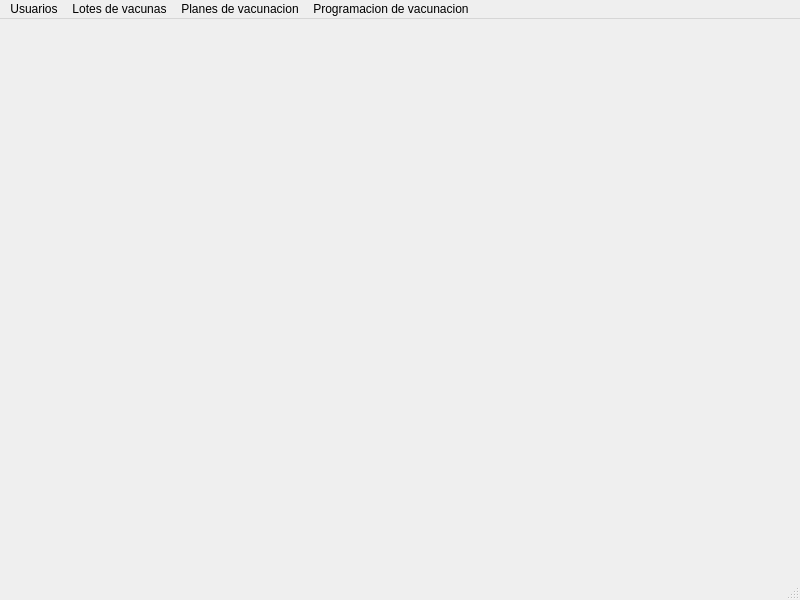
<?xml version="1.0" encoding="UTF-8"?>
<ui version="4.0">
 <class>MainWindow</class>
 <widget class="QMainWindow" name="MainWindow">
  <property name="geometry">
   <rect>
    <x>0</x>
    <y>0</y>
    <width>800</width>
    <height>600</height>
   </rect>
  </property>
  <property name="windowTitle">
   <string>MainWindow</string>
  </property>
  <widget class="QWidget" name="centralwidget"/>
  <widget class="QMenuBar" name="menubar">
   <property name="geometry">
    <rect>
     <x>0</x>
     <y>0</y>
     <width>800</width>
     <height>30</height>
    </rect>
   </property>
   <widget class="QMenu" name="menuUsuario">
    <property name="title">
     <string>Usuarios</string>
    </property>
    <addaction name="actionCrear"/>
    <addaction name="actionConsultar"/>
    <addaction name="actionDesafiliar"/>
    <addaction name="actionVacunar"/>
   </widget>
   <widget class="QMenu" name="menuLote">
    <property name="title">
     <string>Lotes de vacunas</string>
    </property>
    <widget class="QMenu" name="menuConsultar">
     <property name="title">
      <string>Consultar</string>
     </property>
     <addaction name="actionConsulta_completa"/>
     <addaction name="actionConsulta_individual"/>
    </widget>
    <addaction name="actionCrear_2"/>
    <addaction name="menuConsultar"/>
   </widget>
   <widget class="QMenu" name="menuPlanes_de_vacunacion">
    <property name="title">
     <string>Planes de vacunacion</string>
    </property>
    <widget class="QMenu" name="menuConsultar_2">
     <property name="title">
      <string>Consultar</string>
     </property>
     <addaction name="actionConsulta_completa_2"/>
     <addaction name="actionConsulta_individual_2"/>
    </widget>
    <addaction name="actionCrear_3"/>
    <addaction name="menuConsultar_2"/>
   </widget>
   <widget class="QMenu" name="menuProgramacion_de_vacunacion">
    <property name="title">
     <string>Programacion de vacunacion</string>
    </property>
    <widget class="QMenu" name="menuConsultar_3">
     <property name="title">
      <string>Consultar</string>
     </property>
     <addaction name="actionConsulta_completa_3"/>
     <addaction name="actionConsulta_individual_3"/>
    </widget>
    <addaction name="actionCrear_4"/>
    <addaction name="menuConsultar_3"/>
   </widget>
   <addaction name="menuUsuario"/>
   <addaction name="menuLote"/>
   <addaction name="menuPlanes_de_vacunacion"/>
   <addaction name="menuProgramacion_de_vacunacion"/>
  </widget>
  <widget class="QStatusBar" name="statusbar"/>
  <action name="actionCrear">
   <property name="text">
    <string>Crear</string>
   </property>
  </action>
  <action name="actionConsultar">
   <property name="text">
    <string>Consultar</string>
   </property>
  </action>
  <action name="actionDesafiliar">
   <property name="text">
    <string>Desafiliar</string>
   </property>
  </action>
  <action name="actionCrear_2">
   <property name="text">
    <string>Crear</string>
   </property>
  </action>
  <action name="actionConsulta_completa">
   <property name="text">
    <string>Consulta completa</string>
   </property>
  </action>
  <action name="actionConsulta_individual">
   <property name="text">
    <string>Consulta individual</string>
   </property>
  </action>
  <action name="actionCrear_3">
   <property name="text">
    <string>Crear</string>
   </property>
  </action>
  <action name="actionConsulta_completa_2">
   <property name="text">
    <string>Consulta Completa</string>
   </property>
  </action>
  <action name="actionConsulta_individual_2">
   <property name="text">
    <string>Consulta individual</string>
   </property>
  </action>
  <action name="actionCrear_4">
   <property name="text">
    <string>Crear</string>
   </property>
  </action>
  <action name="actionConsulta_completa_3">
   <property name="text">
    <string>Consulta completa</string>
   </property>
  </action>
  <action name="actionConsulta_individual_3">
   <property name="text">
    <string>Consulta individual</string>
   </property>
  </action>
  <action name="actionVacunar">
   <property name="text">
    <string>Vacunar</string>
   </property>
  </action>
 </widget>
 <resources/>
 <connections/>
</ui>
